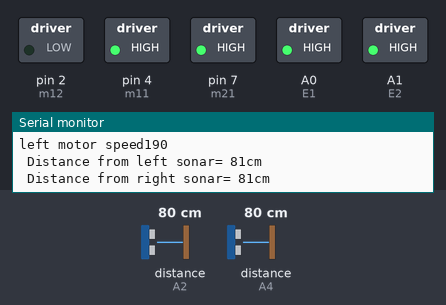
This sketch was run on a simulated Arduino Uno, built with avr-gcc and run on an emulated ATmega328P. On the bench: switched loads named in the sketch (green lamp = pin HIGH), the last lines printed to the serial monitor. Inputs (shaded band) come from the test bench; at power-on: distance to the obstacle (sensors on A2, A4) 80 cm.

Above: at 1.2 s.
1.3 s: distance to the obstacle (sensor on A2) set to 250 cm
At 1.7 s:
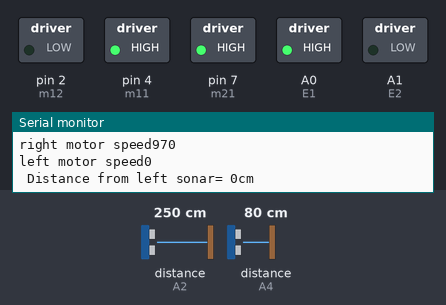
2.8 s: distance to the obstacle (sensor on A4) set to 197 cm
5.8 s: distance to the obstacle (sensor on A4) set to 204 cm
At 6.5 s:
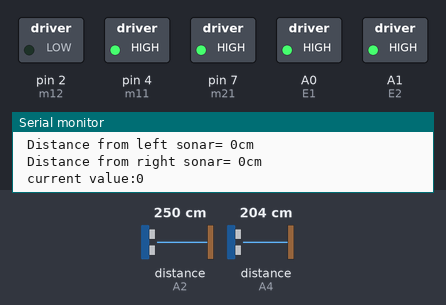
7.3 s: distance to the obstacle (sensor on A4) set to 9 cm
At 7.7 s:
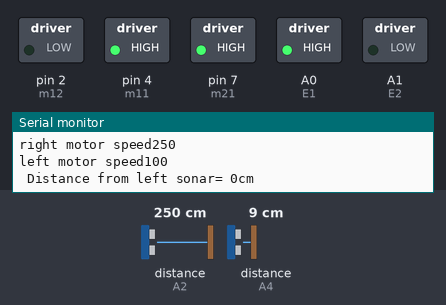
8.8 s: distance to the obstacle (sensor on A4) set to 5 cm
At 10.0 s:
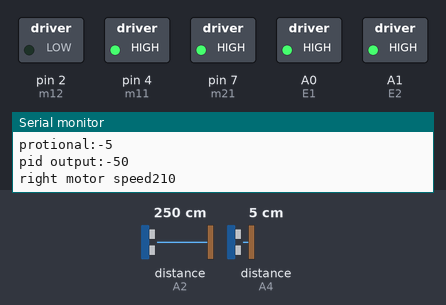
Timing chart, 0 to 11.3 s (numbered marks = the images above; inputs shaded):
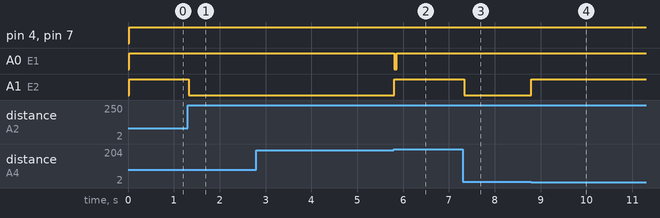

Measured:
- the behaviour switches between 200 and 201 cm on distance to the obstacle (sensor on A4) (found by bisection; images 1 and 2)
- the behaviour switches between 7 and 6 cm on distance to the obstacle (sensor on A4) (found by bisection; images 3 and 4)
- after the input at 1.3 s, A1 (E2): HIGH → LOW at once
- after the input at 5.8 s, A0 (E1): HIGH → LOW at once, → HIGH 0.05 s later; A1 (E2): LOW → HIGH at once
- after the input at 7.3 s, A1 (E2): HIGH → LOW at once
- after the input at 8.8 s, A1 (E2): LOW → HIGH at once

The sketch:

wall_follower_robot_using_pid.ino
```cpp
//obstracle follower using pid algorithm for two sonar sensor

//Tuning, a great problem, kp ki kd respectively tuned

/*Auther: Sayed Mohammed Tasmimul Huda
Khulna Univarsity of Engineering & Technology*/

#include<NewPing.h>
#define ECOPIN1 A2
#define TRIGPIN1 A3
#define ECOPIN2 A4
#define TRIGPIN2 A5
#define  MAX_DISTANCE 200
NewPing sonar1(TRIGPIN1, ECOPIN1, MAX_DISTANCE);
NewPing sonar2(TRIGPIN2, ECOPIN2, MAX_DISTANCE);
#define m11 4
#define m12 2
#define m21 7
#define m22 8
#define E1 A0  //pmw pin for left motor
#define E2 A1   //pmw pin for right motor
#define max_speed 255
#define turn_speed 140
#define base_speed 150
int setpoint;
int currentpoint;
int last_propotional;
int Kp,Kd,Ki;
int PID_output;

int right_motor_speed;
int left_motor_speed;

int propotional,integral,derivative;
void setup()
{
 Serial.begin(115200);
 //delay(5000);
 pinMode(m11,OUTPUT);
 pinMode(m12,OUTPUT);
 pinMode(m21,OUTPUT);
 pinMode(m21,OUTPUT);
}
void read_soanr()
{
  //delay(100);
  Serial.print(" ");
  Serial.print("Distance from left sonar= ");
  Serial.print(sonar1.ping_cm());
  Serial.println("cm");
  Serial.print(" ");
  Serial.print("Distance from right sonar= ");
  Serial.print(sonar2.ping_cm());
  Serial.println("cm");
  Serial.print(" ");
}


void sonar_pid()
{
  Kp=10,Kd=2,Ki=0.1;
  currentpoint=sonar1.ping_cm()-sonar2.ping_cm();
  setpoint=0;
  propotional=currentpoint-setpoint;
  integral=integral+propotional;
  derivative=propotional-last_propotional;
  PID_output=propotional*Kp+integral*Ki+derivative*Kd;
  last_propotional=propotional;
  Serial.print("current value:");
  Serial.print(currentpoint);
  Serial.println(" ");
  Serial.print("protional:");
  Serial.print(propotional);
  Serial.println(" ");
  Serial.print("pid output:");
  Serial.print(PID_output);
  Serial.println(" ");
}


void calculating_turn()   //Restricting the PID_output between max_speed.
{
  /*if (PID_output < -base_speed)
  {
    PID_output = base_speed;
  }
  else if (PID_output > base_speed)
  {
    PID_output = base_speed;
  }*/

  if (PID_output > 0)   //Too much right need to go left
  {
    right_motor_speed = base_speed -PID_output ;
    left_motor_speed = base_speed +PID_output;
  }
  else
  {
    //Need to go left
    right_motor_speed = base_speed-PID_output+10;
    left_motor_speed = base_speed +PID_output+40;

  }
  if(right_motor_speed<0)
  right_motor_speed=0;
  if(left_motor_speed<0)
  left_motor_speed=0;
  }
  void motor()
  {
  digitalWrite(m11,HIGH);
  digitalWrite(m12,LOW);
  digitalWrite(m21,HIGH);
  digitalWrite(m22,LOW);
  analogWrite(E1,right_motor_speed);
  analogWrite(E2,left_motor_speed);
  Serial.print("right motor speed");
  Serial.print(right_motor_speed);
  Serial.println(" ");
  Serial.print("left motor speed");
  Serial.print(left_motor_speed);
  Serial.println(" ");

  }

void final()
{
  //delay(5000);
  read_soanr();
  //sonar_mode();
  sonar_pid();
  calculating_turn();

  motor();
  /*digitalWrite(m11,HIGH);
  digitalWrite(m12,LOW);
  digitalWrite(m21,HIGH);
  digitalWrite(m22,LOW);
  analogWrite(E1,right_motor_speed);
  analogWrite(E2,left_motor_speed);
  Serial.print("right motor speed");
  Serial.print(right_motor_speed);
  Serial.println(" ");
  Serial.print("left motor speed");
  Serial.print(left_motor_speed);
  Serial.println(" ");*/
}
void loop()
{
  final();
}
```
